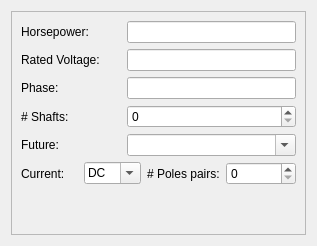
      <widget class="QWidget" name="tab_2">
       <attribute name="title">
        <string>Motor Charateristics</string>
       </attribute>
       <layout class="QGridLayout" name="gridLayout_5">
        <item row="0" column="0">
         <widget class="QFrame" name="frame_2">
          <property name="frameShape">
           <enum>QFrame::StyledPanel</enum>
          </property>
          <property name="frameShadow">
           <enum>QFrame::Raised</enum>
          </property>
          <layout class="QVBoxLayout" name="verticalLayout">
           <item>
            <layout class="QHBoxLayout" name="horizontalLayout_4">
             <item>
              <widget class="QLabel" name="label_4">
               <property name="sizePolicy">
                <sizepolicy hsizetype="Maximum" vsizetype="Preferred">
                 <horstretch>0</horstretch>
                 <verstretch>0</verstretch>
                </sizepolicy>
               </property>
               <property name="maximumSize">
                <size>
                 <width>100</width>
                 <height>16777215</height>
                </size>
               </property>
               <property name="text">
                <string>Horsepower:</string>
               </property>
              </widget>
             </item>
             <item>
              <widget class="QLineEdit" name="horsepower">
               <property name="sizePolicy">
                <sizepolicy hsizetype="Maximum" vsizetype="Fixed">
                 <horstretch>0</horstretch>
                 <verstretch>0</verstretch>
                </sizepolicy>
               </property>
               <property name="maximumSize">
                <size>
                 <width>300</width>
                 <height>16777215</height>
                </size>
               </property>
              </widget>
             </item>
            </layout>
           </item>
           <item>
            <layout class="QHBoxLayout" name="horizontalLayout_5">
             <item>
              <widget class="QLabel" name="label_3">
               <property name="sizePolicy">
                <sizepolicy hsizetype="Maximum" vsizetype="Preferred">
                 <horstretch>0</horstretch>
                 <verstretch>0</verstretch>
                </sizepolicy>
               </property>
               <property name="maximumSize">
                <size>
                 <width>100</width>
                 <height>16777215</height>
                </size>
               </property>
               <property name="text">
                <string>Rated Voltage:</string>
               </property>
              </widget>
             </item>
             <item>
              <widget class="QLineEdit" name="voltage">
               <property name="sizePolicy">
                <sizepolicy hsizetype="Maximum" vsizetype="Fixed">
                 <horstretch>0</horstretch>
                 <verstretch>0</verstretch>
                </sizepolicy>
               </property>
               <property name="maximumSize">
                <size>
                 <width>300</width>
                 <height>16777215</height>
                </size>
               </property>
              </widget>
             </item>
            </layout>
           </item>
           <item>
            <layout class="QHBoxLayout" name="horizontalLayout_6">
             <item>
              <widget class="QLabel" name="label_2">
               <property name="sizePolicy">
                <sizepolicy hsizetype="Maximum" vsizetype="Preferred">
                 <horstretch>0</horstretch>
                 <verstretch>0</verstretch>
                </sizepolicy>
               </property>
               <property name="maximumSize">
                <size>
                 <width>100</width>
                 <height>16777215</height>
                </size>
               </property>
               <property name="text">
                <string>Phase:</string>
               </property>
              </widget>
             </item>
             <item>
              <widget class="QLineEdit" name="phase">
               <property name="sizePolicy">
                <sizepolicy hsizetype="Maximum" vsizetype="Fixed">
                 <horstretch>0</horstretch>
                 <verstretch>0</verstretch>
                </sizepolicy>
               </property>
               <property name="maximumSize">
                <size>
                 <width>300</width>
                 <height>16777215</height>
                </size>
               </property>
              </widget>
             </item>
            </layout>
           </item>
           <item>
            <layout class="QHBoxLayout" name="horizontalLayout_7">
             <item>
              <widget class="QLabel" name="label">
               <property name="sizePolicy">
                <sizepolicy hsizetype="Maximum" vsizetype="Preferred">
                 <horstretch>0</horstretch>
                 <verstretch>0</verstretch>
                </sizepolicy>
               </property>
               <property name="maximumSize">
                <size>
                 <width>100</width>
                 <height>16777215</height>
                </size>
               </property>
               <property name="text">
                <string># Shafts:</string>
               </property>
              </widget>
             </item>
             <item>
              <widget class="QSpinBox" name="shaftnum">
               <property name="sizePolicy">
                <sizepolicy hsizetype="Fixed" vsizetype="Fixed">
                 <horstretch>0</horstretch>
                 <verstretch>0</verstretch>
                </sizepolicy>
               </property>
               <property name="minimumSize">
                <size>
                 <width>70</width>
                 <height>0</height>
                </size>
               </property>
               <property name="maximumSize">
                <size>
                 <width>300</width>
                 <height>16777215</height>
                </size>
               </property>
              </widget>
             </item>
            </layout>
           </item>
           <item>
            <layout class="QHBoxLayout" name="horizontalLayout_28">
             <item>
              <widget class="QLabel" name="label_31">
               <property name="sizePolicy">
                <sizepolicy hsizetype="Maximum" vsizetype="Preferred">
                 <horstretch>0</horstretch>
                 <verstretch>0</verstretch>
                </sizepolicy>
               </property>
               <property name="maximumSize">
                <size>
                 <width>100</width>
                 <height>16777215</height>
                </size>
               </property>
               <property name="text">
                <string>Future:</string>
               </property>
              </widget>
             </item>
             <item>
              <widget class="QComboBox" name="comboBox">
               <property name="sizePolicy">
                <sizepolicy hsizetype="Maximum" vsizetype="Fixed">
                 <horstretch>0</horstretch>
                 <verstretch>0</verstretch>
                </sizepolicy>
               </property>
               <property name="maximumSize">
                <size>
                 <width>300</width>
                 <height>16777215</height>
                </size>
               </property>
               <property name="inputMethodHints">
                <set>Qt::ImhNone</set>
               </property>
               <property name="editable">
                <bool>true</bool>
               </property>
               <property name="currentText">
                <string/>
               </property>
               <property name="currentIndex">
                <number>-1</number>
               </property>
              </widget>
             </item>
            </layout>
           </item>
           <item>
            <layout class="QHBoxLayout" name="horizontalLayout_29">
             <item>
              <layout class="QHBoxLayout" name="horizontalLayout_18">
               <item>
                <widget class="QLabel" name="label_23">
                 <property name="sizePolicy">
                  <sizepolicy hsizetype="Maximum" vsizetype="Preferred">
                   <horstretch>0</horstretch>
                   <verstretch>0</verstretch>
                  </sizepolicy>
                 </property>
                 <property name="maximumSize">
                  <size>
                   <width>60</width>
                   <height>16777215</height>
                  </size>
                 </property>
                 <property name="text">
                  <string>Current:</string>
                 </property>
                </widget>
               </item>
               <item>
                <widget class="QComboBox" name="ACDC">
                 <property name="sizePolicy">
                  <sizepolicy hsizetype="Fixed" vsizetype="Fixed">
                   <horstretch>0</horstretch>
                   <verstretch>0</verstretch>
                  </sizepolicy>
                 </property>
                 <property name="maximumSize">
                  <size>
                   <width>70</width>
                   <height>16777215</height>
                  </size>
                 </property>
                 <property name="sizeIncrement">
                  <size>
                   <width>70</width>
                   <height>0</height>
                  </size>
                 </property>
                 <property name="editable">
                  <bool>true</bool>
                 </property>
                 <property name="currentText">
                  <string notr="true">DC</string>
                 </property>
                 <property name="currentIndex">
                  <number>0</number>
                 </property>
                 <item>
                  <property name="text">
                   <string>DC</string>
                  </property>
                 </item>
                 <item>
                  <property name="text">
                   <string>AC</string>
                  </property>
                 </item>
                </widget>
               </item>
              </layout>
             </item>
             <item>
              <layout class="QHBoxLayout" name="horizontalLayout_27">
               <item>
                <widget class="QLabel" name="label_26">
                 <property name="sizePolicy">
                  <sizepolicy hsizetype="Fixed" vsizetype="Preferred">
                   <horstretch>0</horstretch>
                   <verstretch>0</verstretch>
                  </sizepolicy>
                 </property>
                 <property name="maximumSize">
                  <size>
                   <width>85</width>
                   <height>16777215</height>
                  </size>
                 </property>
                 <property name="text">
                  <string># Poles pairs:</string>
                 </property>
                </widget>
               </item>
               <item>
                <widget class="QSpinBox" name="numberPoles">
                 <property name="sizePolicy">
                  <sizepolicy hsizetype="Fixed" vsizetype="Fixed">
                   <horstretch>0</horstretch>
                   <verstretch>0</verstretch>
                  </sizepolicy>
                 </property>
                 <property name="minimumSize">
                  <size>
                   <width>70</width>
                   <height>0</height>
                  </size>
                 </property>
                 <property name="sizeIncrement">
                  <size>
                   <width>70</width>
                   <height>0</height>
                  </size>
                 </property>
                </widget>
               </item>
              </layout>
             </item>
            </layout>
           </item>
           <item>
            <spacer name="verticalSpacer">
             <property name="orientation">
              <enum>Qt::Vertical</enum>
             </property>
             <property name="sizeHint" stdset="0">
              <size>
               <width>20</width>
               <height>40</height>
              </size>
             </property>
            </spacer>
           </item>
          </layout>
         </widget>
        </item>
       </layout>
      </widget>
